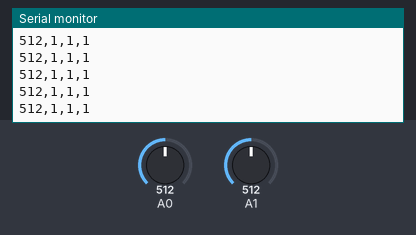
This sketch was run on a simulated Arduino Uno, built with avr-gcc and run on an emulated ATmega328P. Parts: the last lines printed to the serial monitor. The test bench sets the inputs (shaded band); at power-on: A0 = 512, A1 = 512.

Above: at 1.2 s.
1.3 s: A0 set to 107
At 2.0 s:
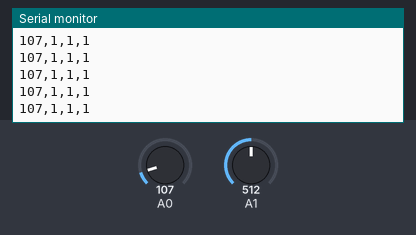
2.8 s: A0 set to 91
At 3.8 s:
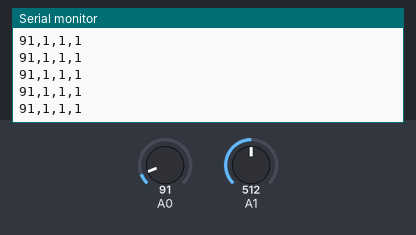
Timing chart, 0 to 5.8 s (numbered marks = the images above; inputs shaded):
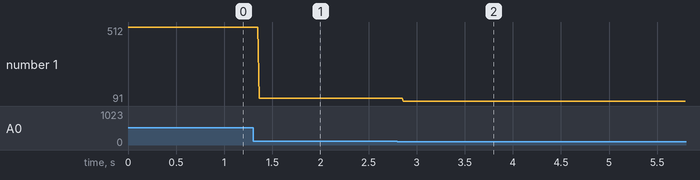

Measured:
- after the input at 1.3 s, the serial monitor: prints a new line after 0.06 s (image 1)
- after the input at 2.8 s, the serial monitor: prints a new line after 0.06 s (image 2)
- plotted number 1: 512 → 107 after the input at 1.3 s, 107 → 91 after the input at 2.8 s

The sketch:

Guante.ino
```cpp
/*
 Arduino Processing Pong
 Analog input 0 and 1 control the paddles

 Based on Esplora Pong by Tom Igoe

 This example is in the public domain.
 */

void setup() {
  Serial.begin(9600);     // initialize serial communication
}

void loop() {
  // read the inputs

  int leftPaddle = analogRead(A0);
  int rightPaddle = analogRead(A1);

  Serial.print(leftPaddle);
  Serial.print(",1");
  Serial.print(",1");
  Serial.print(",1");         // add a comma
  Serial.println();
  delay(10);                           // delay before sending the next set
}
```
